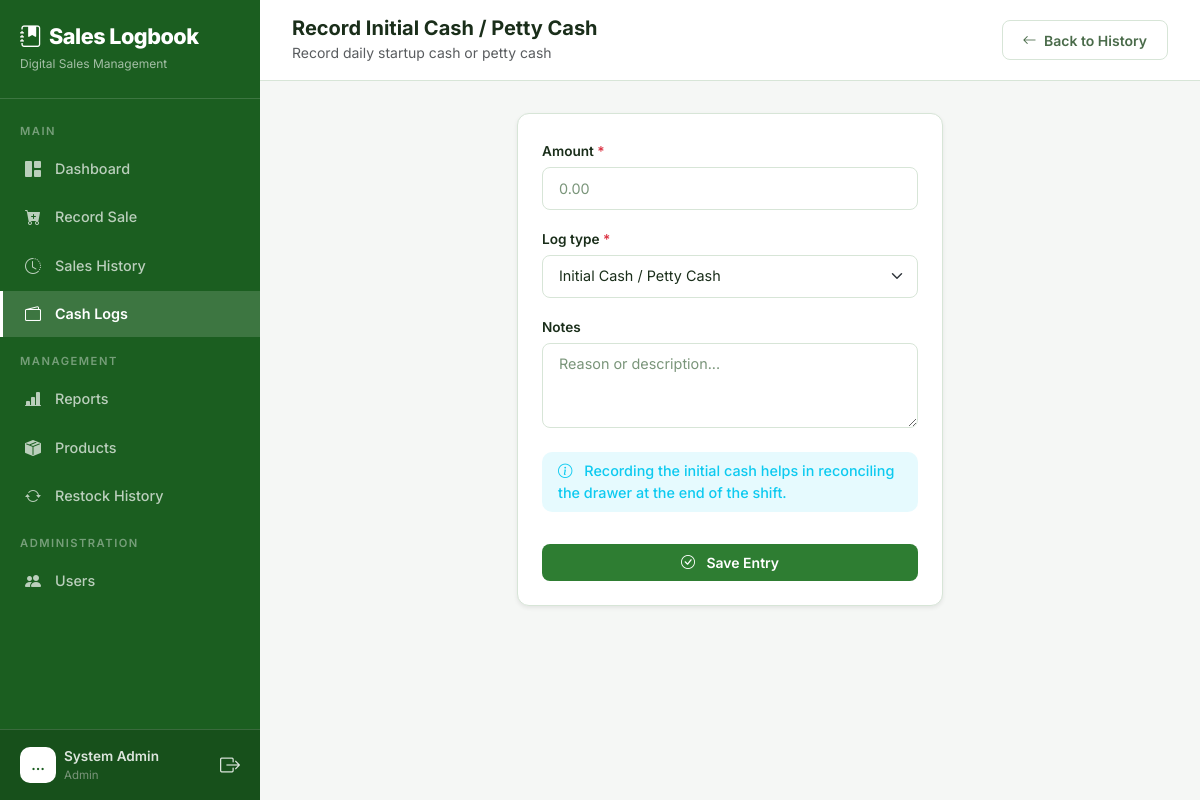
The page /cash-log/add/ (signed in) on the database its author committed.
### core/models.py (models this page shows, shortened)
class User(AbstractUser):
    ROLE_CHOICES = (
        ('admin', 'Admin'),
        ('manager', 'Manager'),
        ('staff', 'Sales Staff'),
    )
    role = models.CharField(max_length=10, choices=ROLE_CHOICES, default='staff')
    phone = models.CharField(max_length=20, blank=True, null=True)

### core/views.py (the view)
# urls.py: path('cash-log/add/', views.cash_log_create, name='cash_log_create'),
@login_required
def cash_log_create(request):
    if request.method == 'POST':
        form = CashLogForm(request.POST)
        if form.is_valid():
            log = form.save(commit=False)
            log.user = request.user
            log.save()
            messages.success(request, f'Cash log of ₱{log.amount:,.2f} recorded.')
            return redirect('cash_log_list')
    else:
        form = CashLogForm()
    return render(request, 'core/cash_log_form.html', {
        'form': form,
        'title': 'Record Initial Cash / Petty Cash'
    })

### core/forms.py
class CashLogForm(forms.ModelForm):
    class Meta:
        model = CashLog
        fields = ['amount', 'log_type', 'notes']
        widgets = {
            'amount': forms.NumberInput(attrs={'class': 'form-control', 'step': '0.01', 'placeholder': '0.00'}),
            'log_type': forms.Select(attrs={'class': 'form-select'}),
            'notes': forms.Textarea(attrs={'class': 'form-control', 'rows': 3, 'placeholder': 'Reason or description...'}),
        }

### core/templates/core/cash_log_form.html (shortened to what this page needs)
{% extends "core/base.html" %}
{% load static %}
{% block body %}
{% include "core/partials/sidebar.html" %}
<div class="main-content">
    <div class="top-bar d-flex justify-content-between align-items-center">
        <div class="d-flex align-items-center gap-3">
            <div>
                <h5 class="mb-0 fw-bold">{{ title }}</h5>
                <small class="text-muted">Record daily startup cash or petty cash</small>
            </div>
        </div>
        <a href="{% url 'cash_log_list' %}" class="btn btn-outline-light">
            <i class="bi bi-arrow-left me-1"></i> Back to History
        </a>
    </div>
    <div class="page-content fade-in">
        <div class="row justify-content-center">
            <div class="col-lg-6">
                <div class="card shadow-sm">
                    <div class="card-body p-4">
                        <form method="post">
                            {% for field in form %}
                            <div class="mb-3">
                                <label class="form-label fw-semibold" for="{{ field.id_for_label }}">
                                    {{ field.label }}
                                    {% if field.field.required %}<span class="text-danger">*</span>{% endif %}
                                </label>
                                {{ field }}
                            </div>
                            {% endfor %}
                            <div class="alert alert-info py-2 px-3 mt-4 border-0 bg-info bg-opacity-10 text-info small">
                                <i class="bi bi-info-circle me-2"></i>
                                Recording the initial cash helps in reconciling the drawer at the end of the shift.
                            </div>
                            <button type="submit" class="btn btn-primary w-100 py-2 mt-3">
                                <i class="bi bi-check-circle me-2"></i> Save Entry
                            </button>
                        </form>
                    </div>
                </div>
            </div>
        </div>
    </div>
</div>
{% endblock %}

### core/templates/core/partials/sidebar.html (shortened to what this page needs)
{% load static %}
<nav class="sidebar" id="sidebar">
    <div class="brand">
        <h4><i class="bi bi-journal-bookmark-fill me-2"></i>Sales Logbook</h4>
        <small>Digital Sales Management</small>
    </div>
    <div class="d-flex flex-column" style="height: calc(100% - 85px - 80px);">
        <div class="flex-grow-1 overflow-auto py-2">
            <div class="nav-divider">Main</div>
            <a href="{% url 'dashboard' %}"
                class="nav-link {% if request.resolver_match.url_name == 'dashboard' %}active{% endif %}">
                <i class="bi bi-grid-1x2-fill"></i> Dashboard
            </a>
            <a href="{% url 'record_sale' %}"
                class="nav-link {% if request.resolver_match.url_name == 'record_sale' %}active{% endif %}">
                <i class="bi bi-cart-plus-fill"></i> Record Sale
            </a>
            <a href="{% url 'sales_history' %}"
                class="nav-link {% if request.resolver_match.url_name == 'sales_history' %}active{% endif %}">
                <i class="bi bi-clock-history"></i> Sales History
            </a>
            <a href="{% url 'cash_log_list' %}"
                class="nav-link {% if 'cash_log' in request.resolver_match.url_name %}active{% endif %}">
                <i class="bi bi-wallet2"></i> Cash Logs
            </a>
            {% if request.user.role == 'admin' or request.user.role == 'manager' %}
            <div class="nav-divider">Management</div>
            <a href="{% url 'reports' %}"
                class="nav-link {% if request.resolver_match.url_name == 'reports' %}active{% endif %}">
                <i class="bi bi-bar-chart-line-fill"></i> Reports
            </a>
            <a href="{% url 'product_list' %}"
                class="nav-link {% if request.resolver_match.url_name == 'product_list' or request.resolver_match.url_name == 'product_create' or request.resolver_match.url_name == 'product_edit' %}active{% endif %}">
                <i class="bi bi-box-seam-fill"></i> Products
            </a>
            <a href="{% url 'restock_list' %}"
                class="nav-link {% if 'restock' in request.resolver_match.url_name %}active{% endif %}">
                <i class="bi bi-arrow-repeat"></i> Restock History
            </a>
            {% endif %}
            {% if request.user.role == 'admin' %}
            <div class="nav-divider">Administration</div>
            <a href="{% url 'user_list' %}"
                class="nav-link {% if request.resolver_match.url_name == 'user_list' or request.resolver_match.url_name == 'user_create' or request.resolver_match.url_name == 'user_edit' %}active{% endif %}">
                <i class="bi bi-people-fill"></i> Users
            </a>
            {% endif %}
        </div>
        <div class="user-info">
            <div class="d-flex align-items-center gap-2">
                <div class="avatar">
                    {{ request.user.first_name|default:request.user.username|truncatechars:1|upper }}
                </div>
                <div class="flex-grow-1">
                    <div class="fw-semibold" style="font-size: 0.85rem;">
                        {{request.user.get_full_name|default:request.user.username }}</div>
                    <div style="font-size: 0.72rem; color: var(--text-muted);">{{ request.user.get_role_display }}</div>
                </div>
                <a href="{% url 'logout' %}" class="text-secondary" title="Logout">
                    <i class="bi bi-box-arrow-right fs-5"></i>
                </a>
            </div>
        </div>
    </div>
</nav>

### static/css/style.css (style rules this page uses)
:root { --primary: #2e7d32; --primary-light: #43a047; --primary-dark: #1b5e20; --primary-subtle: #e8f5e9; --accent: #388e3c; --success: #2e7d32; --warning: #e65100; --danger: #c62828; --info: #1565c0; --bg-body: #f5f7f5; --bg-sidebar: #1b5e20; --bg-card: #ffffff; --bg-card-hover: #f1f8f1; --bg-input: #ffffff; --bg-glass: rgba(255, 255, 255, 0.95); --border-color: #d7e5d7; --text-primary: #1a2e1a; --text-secondary: #4a6b4a; --text-muted: #7a957a; --text-on-primary: #ffffff; --shadow: 0 1px 3px rgba(0, 0, 0, 0.08), 0 1px 2px rgba(0, 0, 0, 0.06); --shadow-lg: 0 4px 12px rgba(0, 0, 0, 0.1), 0 2px 4px rgba(0, 0, 0, 0.06); }
* { font-family: 'Inter', -apple-system, BlinkMacSystemFont, sans-serif; }
body { background-color: var(--bg-body); color: var(--text-primary); min-height: 100vh; }
.sidebar { width: 260px; min-height: 100vh; background: var(--bg-sidebar); position: fixed; top: 0; left: 0; z-index: 1000; transition: transform 0.3s ease; overflow-y: auto; }
.sidebar .brand { padding: 1.5rem 1.25rem; border-bottom: 1px solid rgba(255, 255, 255, 0.15); }
.sidebar .brand h4 { font-weight: 800; letter-spacing: -0.5px; margin: 0; font-size: 1.35rem; color: #ffffff; }
.sidebar .brand small { color: rgba(255, 255, 255, 0.6); font-size: 0.75rem; font-weight: 400; }
.sidebar .nav-link { color: rgba(255, 255, 255, 0.7); padding: 0.7rem 1.25rem; display: flex; align-items: center; gap: 0.75rem; font-size: 0.9rem; font-weight: 500; transition: all 0.2s ease; border-left: 3px solid transparent; margin: 2px 0; }
.sidebar .nav-link.active { color: #ffffff; background: rgba(255, 255, 255, 0.15); border-left-color: #ffffff; font-weight: 600; }
.sidebar .nav-link i { width: 20px; text-align: center; font-size: 1rem; }
.sidebar .nav-divider { padding: 0.5rem 1.25rem 0.25rem; font-size: 0.7rem; text-transform: uppercase; letter-spacing: 1.5px; color: rgba(255, 255, 255, 0.4); font-weight: 600; margin-top: 0.5rem; }
.sidebar .user-info { padding: 1rem 1.25rem; border-top: 1px solid rgba(255, 255, 255, 0.15); position: absolute; bottom: 0; width: 100%; background: rgba(0, 0, 0, 0.15); }
.sidebar .user-info .avatar { width: 36px; height: 36px; background: #ffffff; color: var(--primary-dark); border-radius: 10px; display: flex; align-items: center; justify-content: center; font-weight: 700; font-size: 0.85rem; }
.sidebar .user-info, .sidebar .user-info * { color: rgba(255, 255, 255, 0.85); }
.sidebar .user-info a { color: rgba(255, 255, 255, 0.6); }
.main-content { margin-left: 260px; min-height: 100vh; padding: 0; }
.top-bar { padding: 1rem 2rem; background: #ffffff; border-bottom: 1px solid var(--border-color); position: sticky; top: 0; z-index: 100; }
.top-bar h5 { color: var(--text-primary); }
.top-bar small { color: var(--text-muted); }
.page-content { padding: 2rem; }
.card { background: var(--bg-card); border: 1px solid var(--border-color); border-radius: 12px; box-shadow: var(--shadow); transition: all 0.3s ease; }
.card-body { padding: 1.5rem; }
.form-control, .form-select { background-color: var(--bg-input); border: 1px solid var(--border-color); color: var(--text-primary); border-radius: 8px; padding: 0.6rem 1rem; font-size: 0.9rem; transition: all 0.2s ease; }
.form-control::placeholder { color: var(--text-muted); }
.form-label { font-size: 0.85rem; font-weight: 600; color: var(--text-secondary); margin-bottom: 0.35rem; }
.btn { border-radius: 8px; font-weight: 600; font-size: 0.875rem; padding: 0.55rem 1.25rem; transition: all 0.2s ease; border: none; }
.btn-primary { background: var(--primary); color: #ffffff; }
.btn-outline-light { border: 1px solid var(--border-color); color: var(--text-secondary); background: #ffffff; }
.alert { border: none; border-radius: 10px; font-size: 0.9rem; font-weight: 500; padding: 1rem 1.25rem; }
.alert-info { background: #e3f2fd; color: var(--info); border-left: 4px solid var(--info); }
.fade-in { animation: fadeIn 0.4s ease; }
.fw-semibold, .fw-bold { color: var(--text-primary); }

### rows shown on the page
User: user.first_name "…", user.get_full_name "System Admin", user.role "Admin"

### other values the page prints
{{ title }} "Record Initial Cash / Petty Cash"
{{ field.label }} "Amount" "Log type" "Notes"
